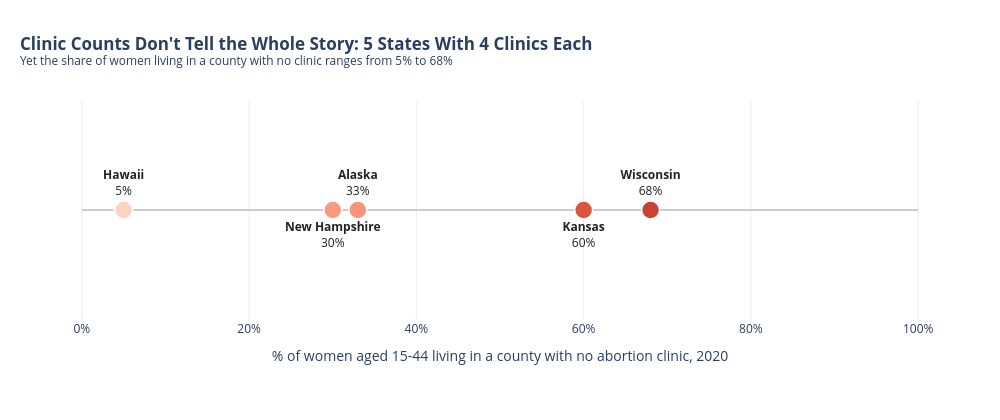

The cell this chart's notebook holds for it:
### Code cell
# VISUALIZATION 3

FILE = "GuttmacherInstituteAbortionDataByState.xlsx"
CLINICS  = "No. of abortion clinics, 2020"
NOCLINIC = "% of women aged 15-44 living in a county without a clinic, 2020"

df = pd.read_excel(FILE, sheet_name="Guttmacher").rename(columns={"U.S. State": "state"})
df[CLINICS] = pd.to_numeric(df[CLINICS], errors="coerce")
df[NOCLINIC] = pd.to_numeric(df[NOCLINIC], errors="coerce")

d = df[df[CLINICS] == 4].sort_values(NOCLINIC).copy()

# Alternate labels above/below the line so close points (NH 30, AK 33) don't collide
d["pos"] = ["top center" if i % 2 == 0 else "bottom center" for i in range(len(d))]

fig = go.Figure()

# Baseline
fig.add_trace(go.Scatter(
    x=[0, 100], y=[0, 0], mode="lines",
    line=dict(color="#cccccc", width=2), hoverinfo="skip", showlegend=False,
))

# One dot per state, colored on the same red scale as your map
fig.add_trace(go.Scatter(
    x=d[NOCLINIC], y=[0] * len(d), mode="markers+text",
    text=[f"<b>{s}</b><br>{v:.0f}%" for s, v in zip(d["state"], d[NOCLINIC])],
    textposition=d["pos"],
    textfont=dict(size=12, color="#222222"),
    marker=dict(size=18, color=d[NOCLINIC], colorscale=["#fde0d2", "#fb6a4a", "#67000d"],
                cmin=0, cmax=100, line=dict(color="white", width=1.5)),
    hovertemplate="<b>%{customdata}</b><br>%{x} without a clinic in their county<extra></extra>",
    customdata=d["state"], showlegend=False,
))

fig.update_layout(
    title=dict(
    text="<b>Clinic Counts Don't Tell the Whole Story: 5 States With 4 Clinics Each</b>"
         "<br><sup>Yet the share of women living in a county with no clinic ranges from 5% to 68%</sup>",
    x=0.02, xanchor="left",
),
    xaxis=dict(title="% of women aged 15-44 living in a county with no abortion clinic, 2020",
           range=[-5, 105], ticksuffix="%", showgrid=True, gridcolor="#eeeeee", zeroline=False),
    yaxis=dict(visible=False, range=[-1, 1]),
    plot_bgcolor="white",
    margin=dict(l=40, r=40, t=100, b=100),
    width=1000, height=420,
)

fig.show()

### Figure 1 — Plotly figure (JSON) as saved in the notebook; plotly's stock layout.template omitted (floating-point values rounded to 4 significant figures)
{"data": [{"hoverinfo": "skip", "line": {"color": "#cccccc", "width": 2}, "mode": "lines", "showlegend": false, "type": "scatter", "x": [0, 100], "y": [0, 0]}, {"customdata": ["Hawaii", "New Hampshire", "Alaska", "Kansas", "Wisconsin"], "hovertemplate": "<b>%{customdata}</b><br>%{x} without a clinic in their county<extra></extra>", "marker": {"cmax": 100, "cmin": 0, "color": [5, 30, 33, 60, 68], "colorscale": [[0, "#fde0d2"], [0.5, "#fb6a4a"], [1, "#67000d"]], "line": {"color": "white", "width": 1.5}, "size": 18}, "mode": "markers+text", "showlegend": false, "text": ["<b>Hawaii</b><br>5%", "<b>New Hampshire</b><br>30%", "<b>Alaska</b><br>33%", "<b>Kansas</b><br>60%", "<b>Wisconsin</b><br>68%"], "textfont": {"color": "#222222", "size": 12}, "textposition": ["top center", "bottom center", "top center", "bottom center", "top center"], "type": "scatter", "x": [5, 30, 33, 60, 68], "y": [0, 0, 0, 0, 0]}], "layout": {"height": 420, "margin": {"b": 100, "l": 40, "r": 40, "t": 100}, "plot_bgcolor": "white", "title": {"text": "<b>Clinic Counts Don't Tell the Whole Story: 5 States With 4 Clinics Each</b><br><sup>Yet the share of women living in a county with no clinic ranges from 5% to 68%</sup>", "x": 0.02, "xanchor": "left"}, "width": 1000, "xaxis": {"gridcolor": "#eeeeee", "range": [-5, 105], "showgrid": true, "ticksuffix": "%", "title": {"text": "% of women aged 15-44 living in a county with no abortion clinic, 2020"}, "zeroline": false}, "yaxis": {"range": [-1, 1], "visible": false}}}
